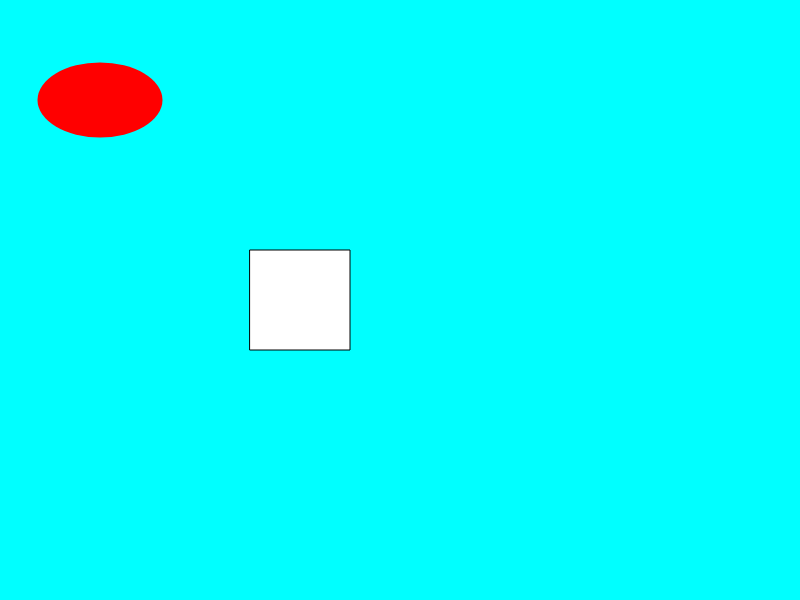
Frame 1 (no input)
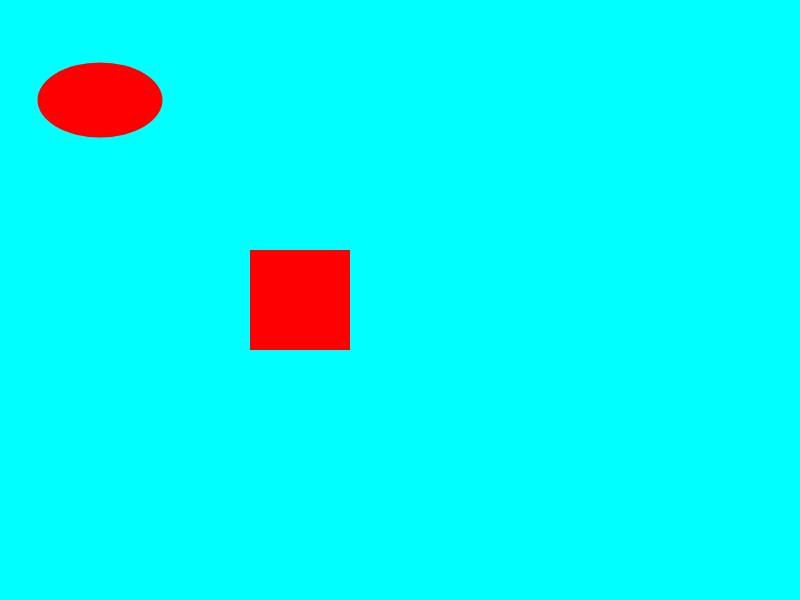
Frame 60 (no input)
Frame 120 (the mouse pressed at the canvas centre since frame 60): identical to frame 60, image omitted

The p5.js sketch that drew these frames (run headless with seeded random() and noise() and a simulated clock; from frame 60 on, the mouse is pressed at the canvas centre):

// p5.js sketch
// ── sketch.js
function setup() {
  createCanvas(800,600);
}

function draw() {
  background(0,255,255);
  rect(250,250,100,100);
  fill(255,0,0);
  noStroke();
  ellipse(100,100,125,75);
}
